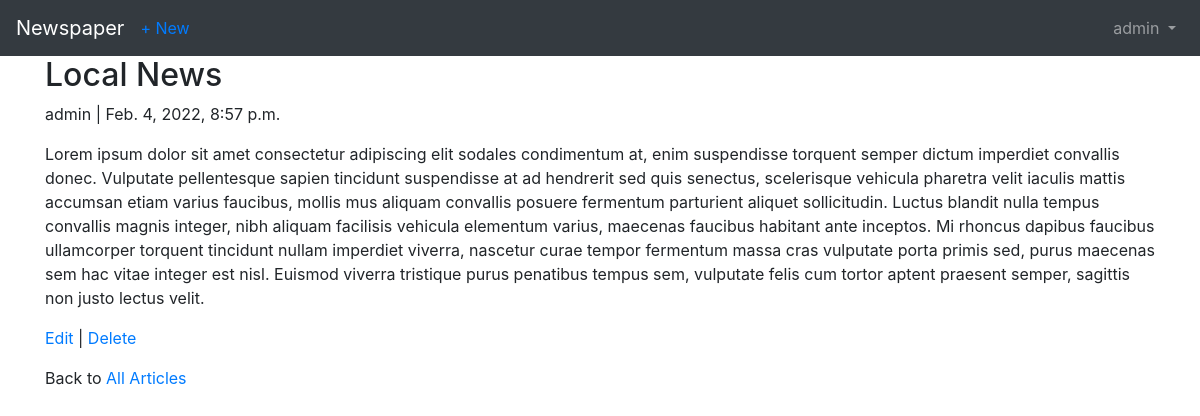
The app's page /articles/2/ (signed in) with its own data.
### accounts/models.py (models this page shows)
class CustomUser(AbstractUser):
    age = models.PositiveIntegerField(null=True, blank=True)

### articles/models.py (models this page shows, shortened)
class Article(models.Model):
    title = models.CharField(max_length=255)
    body = models.TextField()
    date = models.DateTimeField(auto_now_add=True)
    author = models.ForeignKey(User, on_delete=models.CASCADE)

### articles/views.py (the view)
# urls.py: path('<int:pk>/', ArticleDetailView.as_view(), name='article_detail'),
class ArticleDetailView(LoginRequiredMixin,
                        DetailView):
    model = Article
    template_name = 'article_detail.html'

### templates/article_detail.html
{% extends 'base.html' %}
{% block content %}
    <div class="article-entry">
        <h2>{{ object.title }}</h2>
        <p>{{ object.author }} | {{ object.date}}</p>
        <p>{{ object.body }}</p>
    </div>
    <p><a href="{% url 'article_edit' article.pk %}">Edit</a> |
        <a href="{% url 'article_delete' article.pk %}">Delete</a>
    </p>
    <p>Back to <a href="{% url 'article_list' %}">All Articles</a></p>
{% endblock content %}

### templates/base.html (shortened to what this page needs)
{% load static %}
<!DOCTYPE html>
<html lang="en">
    <head>
        <link rel="stylesheet" href="https://cdn.jsdelivr.net/npm/bootstrap@4.5.3/dist/css/bootstrap.min.css">
    </head>
    <body>
        <nav class="navbar navbar-expand-lg navbar-dark bg-dark">
            <a class="navbar-brand" href="{% url 'home' %}">Newspaper</a>
            <div class="collapse navbar-collapse" id="navbarSupportedContent">
                {% if user.is_authenticated %}
                    <ul class="navbar-nav mr-auto">
                        <li class="nav-item">
                        <a href="{% url 'article_new' %}">+ New</a>
                        </li>
                    </ul>
                    <ul class="navbar-nav ml-auto">
                        <li class="nav-item">
                            <a class="nav-link dropdown-toggle" href="#"
                            id="navbarDropdown" role="button" data-toggle="dropdown"
                            aria-haspopup="true" aria-expanded="false">
                                {{ user.username }}
                            </a>
                        </li>
                    </ul>
                {% endif %}
            </div>
        </nav>
        <main>
            <div class="container">
                {% block content %}
                {% endblock content %}
            </div>
        </main>
    </body>
</html>

### records on screen
CustomUser: username "admin"
Article: title "Local News", author "admin", date "Feb. 4, 2022, 8:57 p.m.", body "Lorem ipsum dolor sit amet consectetur adipiscing elit sodales condimentum at, enim suspendisse torquent semper dictum imperdiet convallis donec. Vulputate pellentesque sapien tincidunt suspendisse at ad hendrerit sed quis senectus, scelerisque vehicula pharetra velit iaculis mattis accumsan etiam varius faucibus, mollis mus aliquam convallis posuere fermentum parturient aliquet sollicitudin. Luctus blandit nulla tempus convallis magnis integer, nibh aliquam facilisis vehicula elementum varius, maecenas faucibus habitant ante inceptos. Mi rhoncus dapibus faucibus ullamcorper torquent tincidunt nullam imperdiet viverra, nascetur curae tempor fermentum massa cras vulputate porta primis sed,…"
